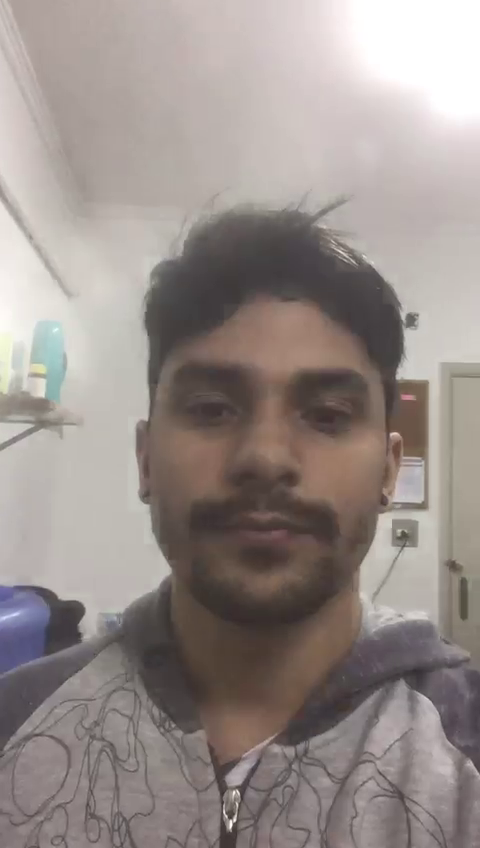
#> input picture Fotos de identificacao/Matheus.png, 480 x 848 px
$ python TreinaBasedeDados.py
#> lines starting #> are read from the running program, lines starting #| are printed output that depends on the picture
### faceRecognition.py
import cv2
import os
import numpy as np

#This module contains all common functions that are called in tester.py file


#Given an image below function returns rectangle for face detected alongwith gray scale image
def faceDetection(test_img):
    gray_img=cv2.cvtColor(test_img,cv2.COLOR_BGR2GRAY)#convert color image to grayscale
    face_haar_cascade=cv2.CascadeClassifier('HaarCascade/haarcascade_frontalface_default.xml')#Load haar classifier
    faces=face_haar_cascade.detectMultiScale(gray_img,scaleFactor=1.32,minNeighbors=5)#detectMultiScale returns rectangles

    return faces,gray_img

#Given a directory below function returns part of gray_img which is face alongwith its label/ID
# [33 lines left out: functions labels_for_training_data, train_classifier, not called in this run]

#Below function draws bounding boxes around detected face in image
def draw_rect(test_img,face):
    (x,y,w,h)=face
    cv2.rectangle(test_img,(x,y),(x+w,y+h),(255,0,0),thickness=5)

#Below function writes name of person for detected label
def put_text(test_img,text,x,y):
    cv2.putText(test_img,text,(x,y),cv2.FONT_HERSHEY_DUPLEX,2,(255,0,0),4)

### TreinaBasedeDados.py
import cv2
import os
import numpy as np
import faceRecognition as fr


#Foto carregada para reconhecimento final
test_img=cv2.imread('Fotos de identificacao/Matheus.png')#test_img path
#> test_img is the input picture: shape (848, 480, 3); mean B, G, R 138.6, 142.3, 151.9
faces_detected,gray_img=fr.faceDetection(test_img)
#> in faceDetection, `gray_img=cv2.cvtColor(test_img,cv2.COLOR_BGR2GRAY)#convert color image..`:
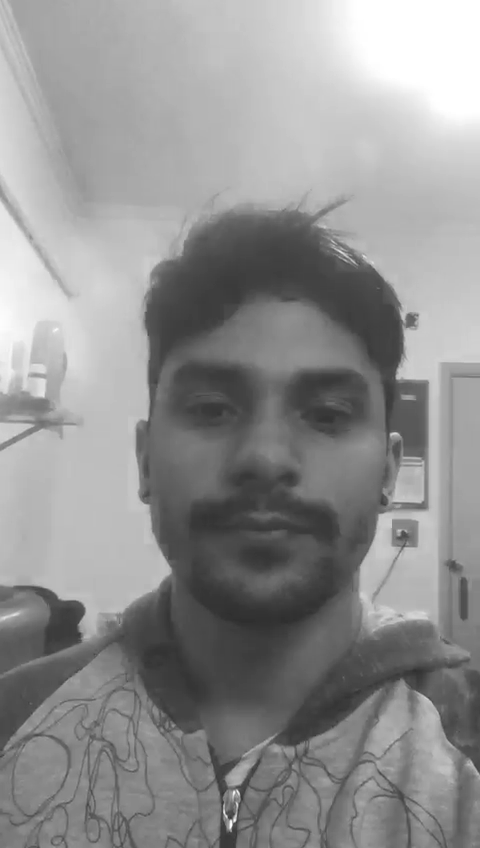
#> gray_img: shape (848, 480); min 46, max 255, mean 144.8
#> in faceDetection, `faces=face_haar_cascade.detectMultiScale(gray_img,scaleFactor=1.32,min..`: faces = [[107, 290, 317, 317]]
#> faces_detected = [[107, 290, 317, 317]]
#Descomente daqui para baixo para refazer o treino
    #Pega a pasta onde está as fotos de treinamento e cria os Dados de treino na YML
    #faces,faceID=fr.labels_for_training_data('Imagens do Treino')
    #face_recognizer=fr.train_classifier(faces,faceID)
    #face_recognizer.write('trainingData.yml')


#Comente aqui para não fazer o load de treino.
face_recognizer=cv2.face.LBPHFaceRecognizer_create()
#> (the run stopped early here; a loop or call above may not have finished)

$ run again, with Fotos de identificacao/Carlos.png copied over Fotos de identificacao/Matheus.png
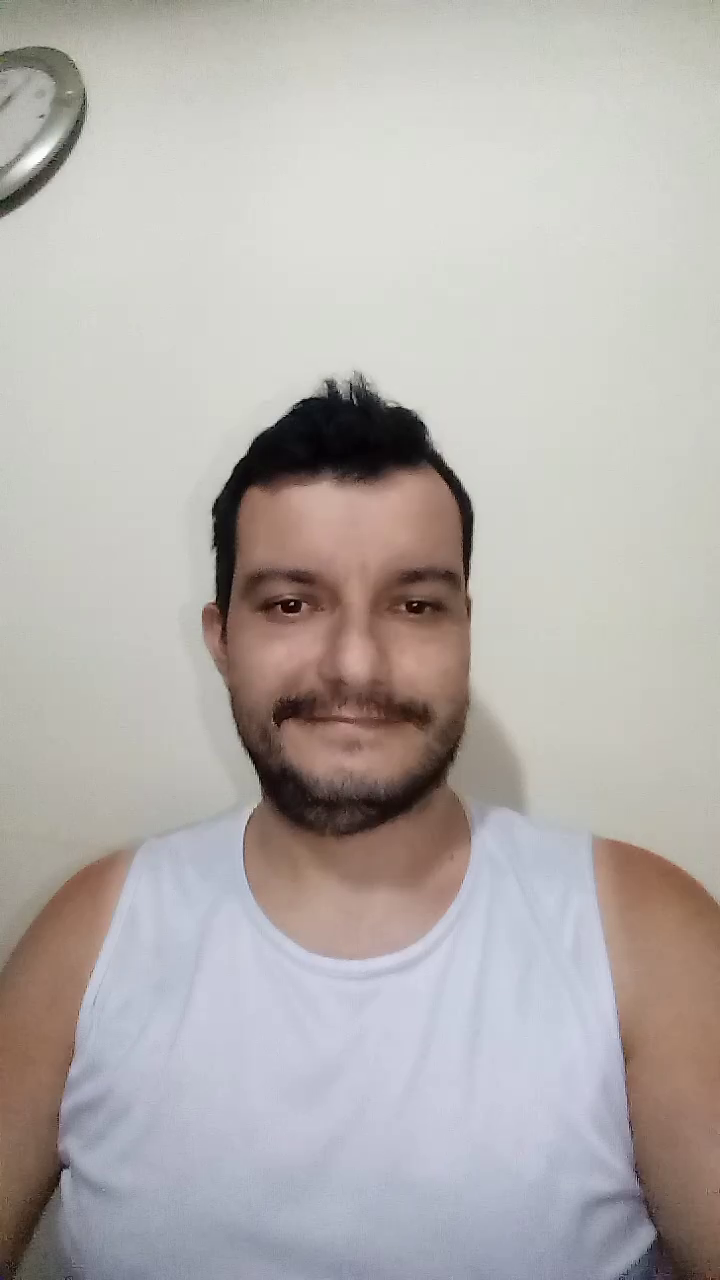
#> input picture Fotos de identificacao/Carlos.png, 720 x 1280 px
#> test_img is the input picture: shape (1280, 720, 3); mean B, G, R 173.7, 176.4, 181.5
#> in faceDetection, `gray_img=cv2.cvtColor(test_img,cv2.COLOR_BGR2GRAY)#convert color image..`:
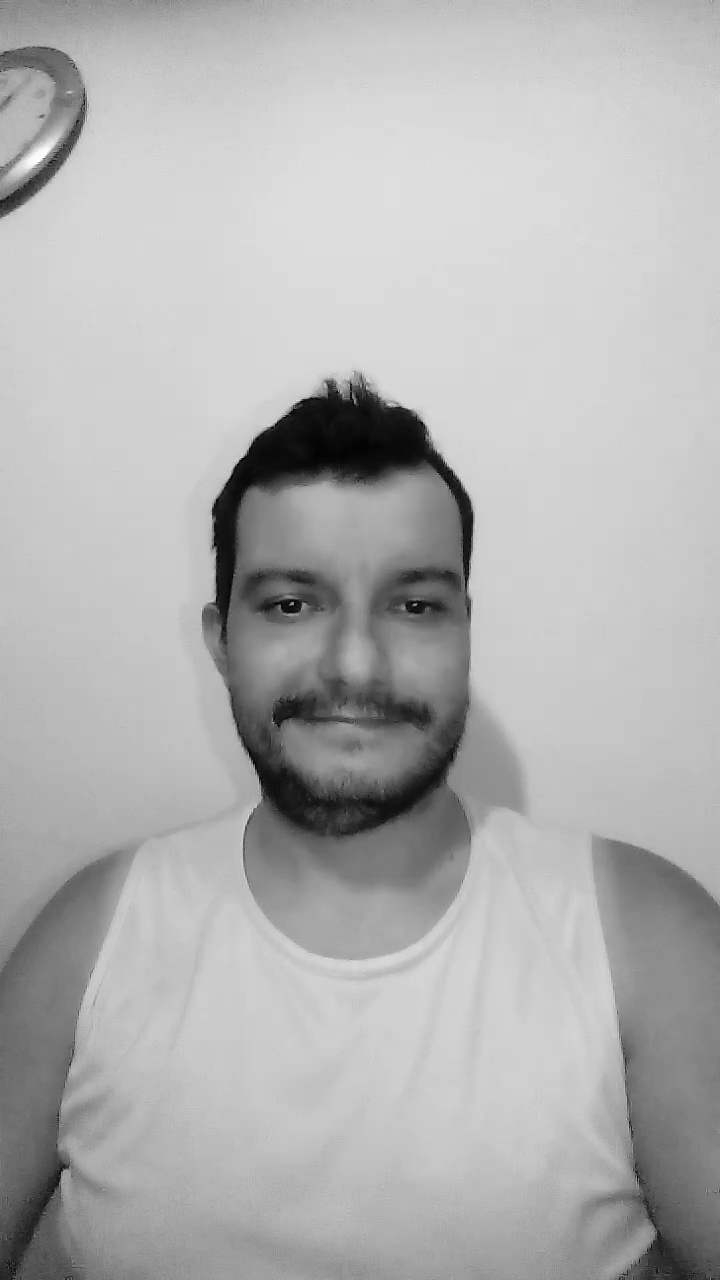
#> gray_img: shape (1280, 720); min 0, max 255, mean 177.5
#> faces = [[180, 474, 336, 336]]

$ run again, with Fotos de identificacao/EXFail.png copied over Fotos de identificacao/Matheus.png
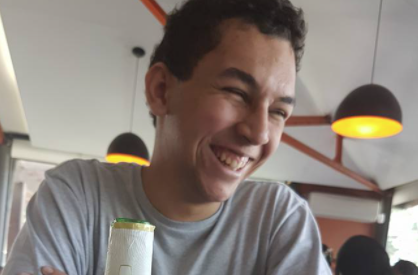
#> input picture Fotos de identificacao/EXFail.png, 418 x 275 px
#> test_img is the input picture: shape (275, 418, 3); mean B, G, R 121.2, 127.6, 136.6
#> in faceDetection, `gray_img=cv2.cvtColor(test_img,cv2.COLOR_BGR2GRAY)#convert color image..`:
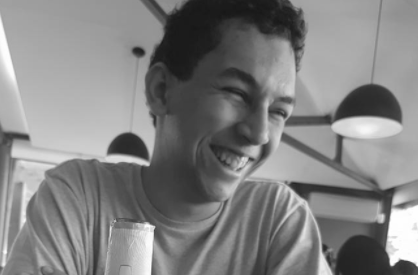
#> gray_img: shape (275, 418); min 23, max 255, mean 129.6
#> faces = ()

$ run again, with Fotos de identificacao/Gabriel.png copied over Fotos de identificacao/Matheus.png
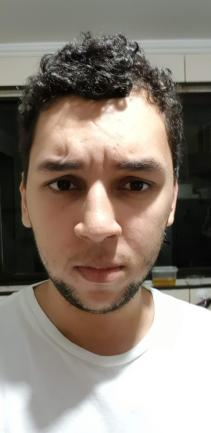
#> input picture Fotos de identificacao/Gabriel.png, 211 x 433 px
#> test_img is the input picture: shape (433, 211, 3); mean B, G, R 119.4, 129.9, 140.9
#> in faceDetection, `gray_img=cv2.cvtColor(test_img,cv2.COLOR_BGR2GRAY)#convert color image..`:
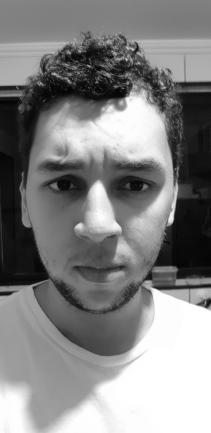
#> gray_img: shape (433, 211); min 0, max 255, mean 132
#> faces = [[13, 124, 168, 168]]
